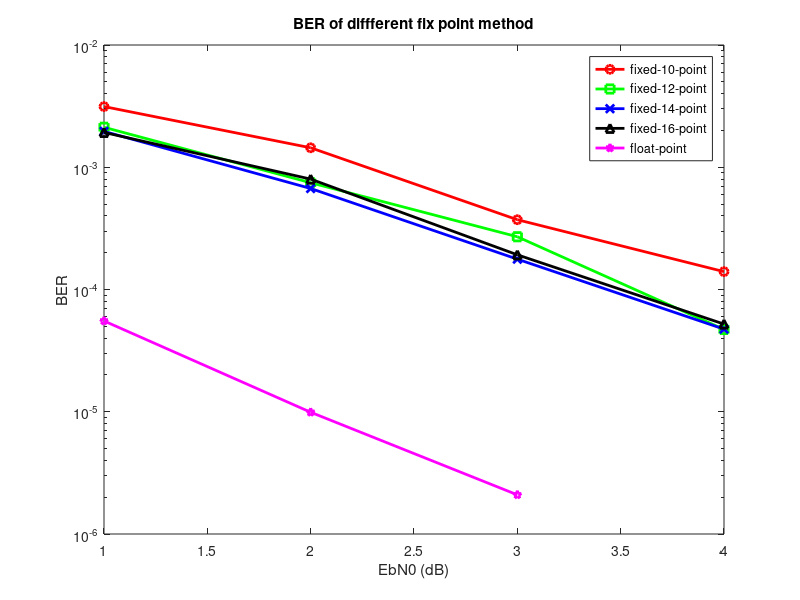

Recreate this plot in MATLAB.
fixed_10_point = [0.00313670682562117	0.00144295584765757	0.000372341820279519	0.000139990667288847];
fixed_12_point = [0.00212354006620448	0.000747077454044214	0.000270093389983691	4.71349788678178e-05];
fixed_14_point = [0.00196453416569830	0.000670300492073307	0.000177163610594384	4.74110910345627e-05];
fixed_16_point = [0.00192729831637101	0.000799877913371117	0.000192220773350928	5.21232401891031e-05];
float_point    = [5.53066755157348e-05	9.90635367455334e-06	2.09154045091521e-06	0];
semilogy(fixed_10_point, 'r-o', 'LineWidth', 2, 'MarkerSize', 6);
hold on;
semilogy(fixed_12_point, 'g-s', 'LineWidth', 2, 'MarkerSize', 6);
semilogy(fixed_14_point, 'b-x', 'LineWidth', 2, 'MarkerSize', 6);
semilogy(fixed_16_point, 'k-^', 'LineWidth', 2, 'MarkerSize', 6);
semilogy(float_point, 'm-p', 'LineWidth', 2, 'MarkerSize', 6);
title('BER of diffferent fix point method');
xlabel('EbN0 (dB)');   ylabel('BER');
legend('fixed-10-point', 'fixed-12-point', 'fixed-14-point', 'fixed-16-point', 'float-point')
